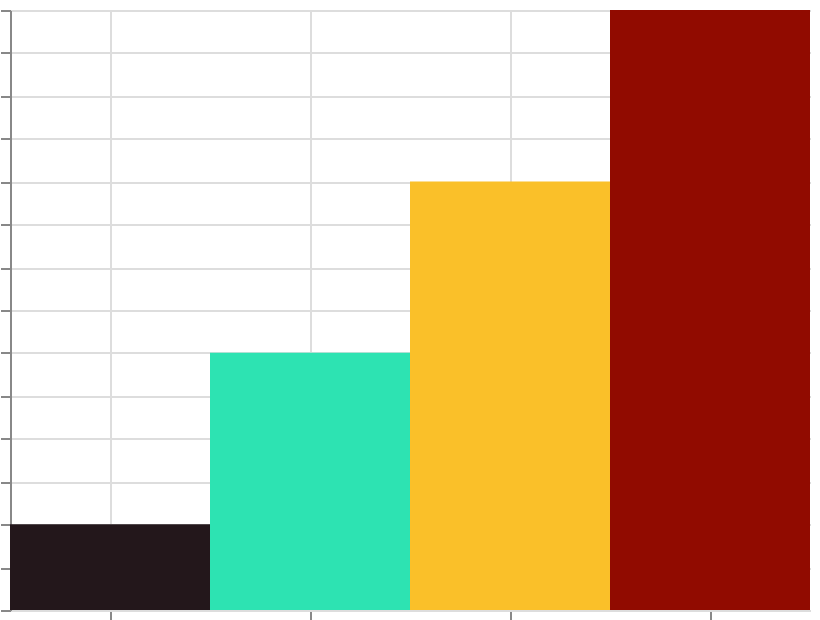

The specification (Vega-Lite) saved for this image:
### Vega specification from a JSON file in a GitHub repository (floating-point values rounded to 4 significant figures)
{"$schema": "https://vega.github.io/schema/vega/v6.json", "width": 400, "height": 300, "padding": 5, "autosize": "none", "data": [{"name": "table", "values": [{"cat": "A", "val": 10}, {"cat": "B", "val": 30}, {"cat": "C", "val": 50}, {"cat": "D", "val": 70}]}], "scales": [{"name": "x", "type": "band", "domain": {"data": "table", "field": "cat", "sort": true}, "range": "width"}, {"name": "y", "type": "linear", "domain": {"data": "table", "field": "val"}, "range": [{"signal": "height"}, 0], "zero": true, "nice": true}, {"name": "color", "type": "linear", "domain": {"data": "table", "field": "val"}, "range": {"scheme": "turbo"}}], "marks": [{"type": "rect", "from": {"data": "table"}, "encode": {"update": {"x": {"scale": "x", "field": "cat"}, "width": {"scale": "x", "band": 1}, "y": {"scale": "y", "field": "val"}, "y2": {"scale": "y", "value": 0}, "fill": {"scale": "color", "field": "val"}}}}], "axes": [{"scale": "x", "orient": "bottom", "grid": true, "labels": false}, {"scale": "y", "orient": "left", "grid": true, "labels": false}], "legends": [{"fill": "color"}]}
